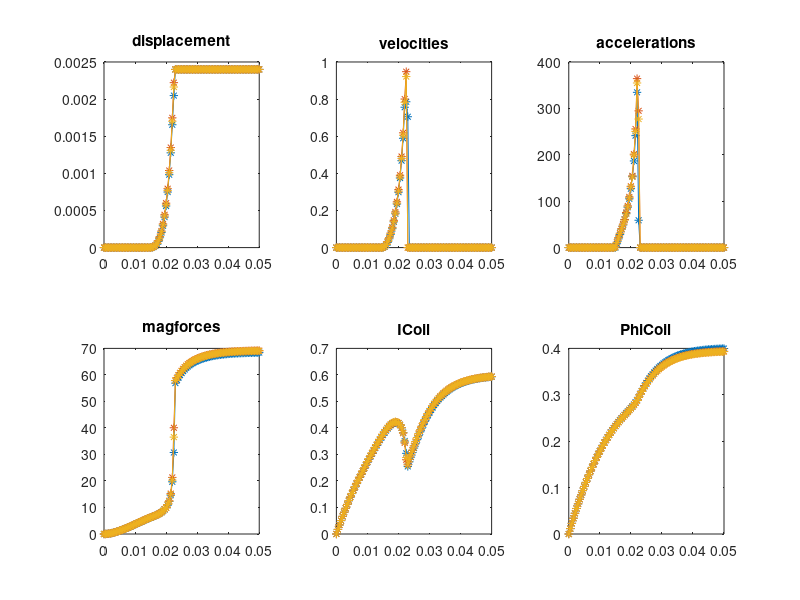

Here is the MATLAB script that generated this plot:
%output by FEEM
%timesteps, displacements, velocities, accelerations, magneticforce, current, flux
resultgmshNR = [
0.00000000e+00,0.00000000e+00,0.00000000e+00,0.00000000e+00,0.00000000e+00,0.00000000e+00,0.00000000e+00,; 
5.00000000e-04,0.00000000e+00,0.00000000e+00,0.00000000e+00,1.56779898e-02,1.73143046e-02,1.16537139e-02,; 
1.00000000e-03,0.00000000e+00,0.00000000e+00,0.00000000e+00,6.09153249e-02,3.41289673e-02,2.29711346e-02,; 
1.50000000e-03,0.00000000e+00,0.00000000e+00,0.00000000e+00,1.33151888e-01,5.04584064e-02,3.39619664e-02,; 
2.00000000e-03,0.00000000e+00,0.00000000e+00,0.00000000e+00,2.29998545e-01,6.63166240e-02,4.46356340e-02,; 
2.50000000e-03,0.00000000e+00,0.00000000e+00,0.00000000e+00,3.49226682e-01,8.17172182e-02,5.50012896e-02,; 
3.00000000e-03,0.00000000e+00,0.00000000e+00,0.00000000e+00,4.88758371e-01,9.66733948e-02,6.50678217e-02,; 
3.50000000e-03,0.00000000e+00,0.00000000e+00,0.00000000e+00,6.46657104e-01,1.11197978e-01,7.48438621e-02,; 
4.00000000e-03,0.00000000e+00,0.00000000e+00,0.00000000e+00,8.21119080e-01,1.25303424e-01,8.43377937e-02,; 
4.50000000e-03,0.00000000e+00,0.00000000e+00,0.00000000e+00,1.01046500e+00,1.39001825e-01,9.35577571e-02,; 
5.00000000e-03,0.00000000e+00,0.00000000e+00,0.00000000e+00,1.21313238e+00,1.52304930e-01,1.02511659e-01,; 
5.50000000e-03,0.00000000e+00,0.00000000e+00,0.00000000e+00,1.42766823e+00,1.65224145e-01,1.11207176e-01,; 
6.00000000e-03,0.00000000e+00,0.00000000e+00,0.00000000e+00,1.65270784e+00,1.77777833e-01,1.19651615e-01,; 
6.50000000e-03,0.00000000e+00,0.00000000e+00,0.00000000e+00,1.88700000e+00,1.89976815e-01,1.27852066e-01,; 
7.00000000e-03,0.00000000e+00,0.00000000e+00,0.00000000e+00,2.12938100e+00,2.01827930e-01,1.35815488e-01,; 
7.50000000e-03,0.00000000e+00,0.00000000e+00,0.00000000e+00,2.37875618e+00,2.13340020e-01,1.43548663e-01,; 
8.00000000e-03,0.00000000e+00,0.00000000e+00,0.00000000e+00,2.63490675e+00,2.24869098e-01,1.51051230e-01,; 
8.50000000e-03,0.00000000e+00,0.00000000e+00,0.00000000e+00,2.89699040e+00,2.36597692e-01,1.58319242e-01,; 
9.00000000e-03,0.00000000e+00,0.00000000e+00,0.00000000e+00,3.16314056e+00,2.48278890e-01,1.65353571e-01,; 
9.50000000e-03,0.00000000e+00,0.00000000e+00,0.00000000e+00,3.43235949e+00,2.59887093e-01,1.72155668e-01,; 
1.00000000e-02,0.00000000e+00,0.00000000e+00,0.00000000e+00,3.70293598e+00,2.71317884e-01,1.78729279e-01,; 
1.05000000e-02,0.00000000e+00,0.00000000e+00,0.00000000e+00,3.97408234e+00,2.82523440e-01,1.85078769e-01,; 
1.10000000e-02,0.00000000e+00,0.00000000e+00,0.00000000e+00,4.24490887e+00,2.93479462e-01,1.91209131e-01,; 
1.15000000e-02,0.00000000e+00,0.00000000e+00,0.00000000e+00,4.51455108e+00,3.04160261e-01,1.97125870e-01,; 
1.20000000e-02,0.00000000e+00,0.00000000e+00,0.00000000e+00,4.78283688e+00,3.14689435e-01,2.02831945e-01,; 
1.25000000e-02,0.00000000e+00,0.00000000e+00,0.00000000e+00,5.04949358e+00,3.25186299e-01,2.08328180e-01,; 
1.30000000e-02,0.00000000e+00,0.00000000e+00,0.00000000e+00,5.31317248e+00,3.35478474e-01,2.13618557e-01,; 
1.35000000e-02,0.00000000e+00,0.00000000e+00,0.00000000e+00,5.57328441e+00,3.45599419e-01,2.18706485e-01,; 
1.40000000e-02,0.00000000e+00,0.00000000e+00,0.00000000e+00,5.82894747e+00,3.55486727e-01,2.23596656e-01,; 
1.45000000e-02,0.00000000e+00,0.00000000e+00,0.00000000e+00,6.07970441e+00,3.65103585e-01,2.28294481e-01,; 
1.50000000e-02,8.30254301e-07,1.66050860e-03,3.32101721e+00,6.32087907e+00,3.74378285e-01,2.32806810e-01,; 
1.55000000e-02,4.99979374e-06,8.33907887e-03,1.33571405e+01,6.56910390e+00,3.83172965e-01,2.37143247e-01,; 
1.60000000e-02,1.50781970e-05,2.01568065e-02,2.36354553e+01,6.82597726e+00,3.91364512e-01,2.41315848e-01,; 
1.65000000e-02,3.37023204e-05,3.72482467e-02,3.41828804e+01,7.09543503e+00,3.98807120e-01,2.45339592e-01,; 
1.70000000e-02,6.36071167e-05,5.98095928e-02,4.51226921e+01,7.37624931e+00,4.05387391e-01,2.49231716e-01,; 
1.75000000e-02,1.07602287e-04,8.79903402e-02,5.63614949e+01,7.70602277e+00,4.10947211e-01,2.53012632e-01,; 
1.80000000e-02,1.68953127e-04,1.22701679e-01,6.94226785e+01,8.05633370e+00,4.15223545e-01,2.56708027e-01,; 
1.85000000e-02,2.51071862e-04,1.64237471e-01,8.30715822e+01,8.46706584e+00,4.17999063e-01,2.60347937e-01,; 
1.90000000e-02,3.57919931e-04,2.13696139e-01,9.89173370e+01,8.95690554e+00,4.18907189e-01,2.63969624e-01,; 
1.95000000e-02,4.94187343e-04,2.72534823e-01,1.17677367e+02,9.60748686e+00,4.17543892e-01,2.67618848e-01,; 
2.00000000e-02,6.66124922e-04,3.43875158e-01,1.42680670e+02,1.04522795e+01,4.13248060e-01,2.71354054e-01,; 
2.05000000e-02,8.81868823e-04,4.31487802e-01,1.75225289e+02,1.16122332e+01,4.04845970e-01,2.75257295e-01,; 
2.10000000e-02,1.15266901e-03,5.41600381e-01,2.20225158e+02,1.35312778e+01,3.90145142e-01,2.79454942e-01,; 
2.15000000e-02,1.49747011e-03,6.89602196e-01,2.96003630e+02,1.71055730e+01,3.64529375e-01,2.84166967e-01,; 
2.20000000e-02,1.95217325e-03,9.09406271e-01,4.39608150e+02,2.66588111e+01,3.15335818e-01,2.89900712e-01,; 
2.25000000e-02,2.40000000e-03,0.00000000e+00,0.00000000e+00,5.66003740e+01,2.51560394e-01,2.97476043e-01,; 
2.30000000e-02,2.40000000e-03,0.00000000e+00,0.00000000e+00,5.77634551e+01,2.69626298e-01,3.03891813e-01,; 
2.35000000e-02,2.40000000e-03,0.00000000e+00,0.00000000e+00,5.87943911e+01,2.87048741e-01,3.09966926e-01,; 
2.40000000e-02,2.40000000e-03,0.00000000e+00,0.00000000e+00,5.97149511e+01,3.04526525e-01,3.15690295e-01,; 
2.45000000e-02,2.40000000e-03,0.00000000e+00,0.00000000e+00,6.05482444e+01,3.21540267e-01,3.21094543e-01,; 
2.50000000e-02,2.40000000e-03,0.00000000e+00,0.00000000e+00,6.13038364e+01,3.37873162e-01,3.26194178e-01,; 
2.55000000e-02,2.40000000e-03,0.00000000e+00,0.00000000e+00,6.19877702e+01,3.53484161e-01,3.31000015e-01,; 
2.60000000e-02,2.40000000e-03,0.00000000e+00,0.00000000e+00,6.26090606e+01,3.68467756e-01,3.35518085e-01,; 
2.65000000e-02,2.40000000e-03,0.00000000e+00,0.00000000e+00,6.31609868e+01,3.82964991e-01,3.39749445e-01,; 
2.70000000e-02,2.40000000e-03,0.00000000e+00,0.00000000e+00,6.36524813e+01,3.96954351e-01,3.43707170e-01,; 
2.75000000e-02,2.40000000e-03,0.00000000e+00,0.00000000e+00,6.40946032e+01,4.10293457e-01,3.47406084e-01,; 
2.80000000e-02,2.40000000e-03,0.00000000e+00,0.00000000e+00,6.44900844e+01,4.23025901e-01,3.50857500e-01,; 
2.85000000e-02,2.40000000e-03,0.00000000e+00,0.00000000e+00,6.48479109e+01,4.35044643e-01,3.54077315e-01,; 
2.90000000e-02,2.40000000e-03,0.00000000e+00,0.00000000e+00,6.51708166e+01,4.46410306e-01,3.57076346e-01,; 
2.95000000e-02,2.40000000e-03,0.00000000e+00,0.00000000e+00,6.54641099e+01,4.57141218e-01,3.59866842e-01,; 
3.00000000e-02,2.40000000e-03,0.00000000e+00,0.00000000e+00,6.57300865e+01,4.67219708e-01,3.62462353e-01,; 
3.05000000e-02,2.40000000e-03,0.00000000e+00,0.00000000e+00,6.59718281e+01,4.76632612e-01,3.64876534e-01,; 
3.10000000e-02,2.40000000e-03,0.00000000e+00,0.00000000e+00,6.61932009e+01,4.85410177e-01,3.67121211e-01,; 
3.15000000e-02,2.40000000e-03,0.00000000e+00,0.00000000e+00,6.63968200e+01,4.93589112e-01,3.69207468e-01,; 
3.20000000e-02,2.40000000e-03,0.00000000e+00,0.00000000e+00,6.65843653e+01,5.01210667e-01,3.71145745e-01,; 
3.25000000e-02,2.40000000e-03,0.00000000e+00,0.00000000e+00,6.67571639e+01,5.08312933e-01,3.72945738e-01,; 
3.30000000e-02,2.40000000e-03,0.00000000e+00,0.00000000e+00,6.69161769e+01,5.14926073e-01,3.74616796e-01,; 
3.35000000e-02,2.40000000e-03,0.00000000e+00,0.00000000e+00,6.70626146e+01,5.21080977e-01,3.76167698e-01,; 
3.40000000e-02,2.40000000e-03,0.00000000e+00,0.00000000e+00,6.71976813e+01,5.26804926e-01,3.77606803e-01,; 
3.45000000e-02,2.40000000e-03,0.00000000e+00,0.00000000e+00,6.73221901e+01,5.32125236e-01,3.78941830e-01,; 
3.50000000e-02,2.40000000e-03,0.00000000e+00,0.00000000e+00,6.74366865e+01,5.37074975e-01,3.80179789e-01,; 
3.55000000e-02,2.40000000e-03,0.00000000e+00,0.00000000e+00,6.75419615e+01,5.41682570e-01,3.81327264e-01,; 
3.60000000e-02,2.40000000e-03,0.00000000e+00,0.00000000e+00,6.76388566e+01,5.45965137e-01,3.82390710e-01,; 
3.65000000e-02,2.40000000e-03,0.00000000e+00,0.00000000e+00,6.77280920e+01,5.49942907e-01,3.83376088e-01,; 
3.70000000e-02,2.40000000e-03,0.00000000e+00,0.00000000e+00,6.78103145e+01,5.53634020e-01,3.84289046e-01,; 
3.75000000e-02,2.40000000e-03,0.00000000e+00,0.00000000e+00,6.78860567e+01,5.57059780e-01,3.85134683e-01,; 
3.80000000e-02,2.40000000e-03,0.00000000e+00,0.00000000e+00,6.79552616e+01,5.60238602e-01,3.85917849e-01,; 
3.85000000e-02,2.40000000e-03,0.00000000e+00,0.00000000e+00,6.80190960e+01,5.63186223e-01,3.86643082e-01,; 
3.90000000e-02,2.40000000e-03,0.00000000e+00,0.00000000e+00,6.80779263e+01,5.65919134e-01,3.87314569e-01,; 
3.95000000e-02,2.40000000e-03,0.00000000e+00,0.00000000e+00,6.81320461e+01,5.68452895e-01,3.87936227e-01,; 
4.00000000e-02,2.40000000e-03,0.00000000e+00,0.00000000e+00,6.81820159e+01,5.70801986e-01,3.88511639e-01,; 
4.05000000e-02,2.40000000e-03,0.00000000e+00,0.00000000e+00,6.82281428e+01,5.72978399e-01,3.89044232e-01,; 
4.10000000e-02,2.40000000e-03,0.00000000e+00,0.00000000e+00,6.82707077e+01,5.74994212e-01,3.89537148e-01,; 
4.15000000e-02,2.40000000e-03,0.00000000e+00,0.00000000e+00,6.83099171e+01,5.76861742e-01,3.89993296e-01,; 
4.20000000e-02,2.40000000e-03,0.00000000e+00,0.00000000e+00,6.83459973e+01,5.78591377e-01,3.90415380e-01,; 
4.25000000e-02,2.40000000e-03,0.00000000e+00,0.00000000e+00,6.83792934e+01,5.80193151e-01,3.90805904e-01,; 
4.30000000e-02,2.40000000e-03,0.00000000e+00,0.00000000e+00,6.84100234e+01,5.81676689e-01,3.91167205e-01,; 
4.35000000e-02,2.40000000e-03,0.00000000e+00,0.00000000e+00,6.84384092e+01,5.83049623e-01,3.91501466e-01,; 
4.40000000e-02,2.40000000e-03,0.00000000e+00,0.00000000e+00,6.84646276e+01,5.84320180e-01,3.91810697e-01,; 
4.45000000e-02,2.40000000e-03,0.00000000e+00,0.00000000e+00,6.84888192e+01,5.85496381e-01,3.92096741e-01,; 
4.50000000e-02,2.40000000e-03,0.00000000e+00,0.00000000e+00,6.85111692e+01,5.86584925e-01,3.92361335e-01,; 
4.55000000e-02,2.40000000e-03,0.00000000e+00,0.00000000e+00,6.85318206e+01,5.87592107e-01,3.92606079e-01,; 
4.60000000e-02,2.40000000e-03,0.00000000e+00,0.00000000e+00,6.85508762e+01,5.88523981e-01,3.92832455e-01,; 
4.65000000e-02,2.40000000e-03,0.00000000e+00,0.00000000e+00,6.85684846e+01,5.89386210e-01,3.93041828e-01,; 
4.70000000e-02,2.40000000e-03,0.00000000e+00,0.00000000e+00,6.85847653e+01,5.90184114e-01,3.93235468e-01,; 
4.75000000e-02,2.40000000e-03,0.00000000e+00,0.00000000e+00,6.85998125e+01,5.90922199e-01,3.93414556e-01,; 
4.80000000e-02,2.40000000e-03,0.00000000e+00,0.00000000e+00,6.86137074e+01,5.91605045e-01,3.93580178e-01,; 
4.85000000e-02,2.40000000e-03,0.00000000e+00,0.00000000e+00,6.86265482e+01,5.92236705e-01,3.93733344e-01,; 
4.90000000e-02,2.40000000e-03,0.00000000e+00,0.00000000e+00,6.86384176e+01,5.92820914e-01,3.93874989e-01,; 
4.95000000e-02,2.40000000e-03,0.00000000e+00,0.00000000e+00,6.86493855e+01,5.93361249e-01,3.94005978e-01,; 
5.00000000e-02,2.40000000e-03,0.00000000e+00,0.00000000e+00,6.86595138e+01,5.93861046e-01,3.94127108e-01,; 
];

resultcomsolNR = [
0.00000000e+00,0.00000000e+00,0.00000000e+00,0.00000000e+00,0.00000000e+00,0.00000000e+00,0.00000000e+00,; 
5.00000000e-04,0.00000000e+00,0.00000000e+00,0.00000000e+00,1.56036998e-02,1.73812704e-02,1.16523746e-02,; 
1.00000000e-03,0.00000000e+00,0.00000000e+00,0.00000000e+00,6.06198128e-02,3.42590266e-02,2.29671941e-02,; 
1.50000000e-03,0.00000000e+00,0.00000000e+00,0.00000000e+00,1.32491087e-01,5.06478546e-02,3.39542370e-02,; 
2.00000000e-03,0.00000000e+00,0.00000000e+00,0.00000000e+00,2.28831714e-01,6.65619183e-02,4.46229986e-02,; 
2.50000000e-03,0.00000000e+00,0.00000000e+00,0.00000000e+00,3.47416806e-01,8.20149709e-02,5.49826992e-02,; 
3.00000000e-03,0.00000000e+00,0.00000000e+00,0.00000000e+00,4.86172492e-01,9.70203673e-02,6.50422918e-02,; 
3.50000000e-03,0.00000000e+00,0.00000000e+00,0.00000000e+00,6.43166597e-01,1.11591076e-01,7.48104703e-02,; 
4.00000000e-03,0.00000000e+00,0.00000000e+00,0.00000000e+00,8.16599881e-01,1.25739688e-01,8.42956766e-02,; 
4.50000000e-03,0.00000000e+00,0.00000000e+00,0.00000000e+00,1.00479779e+00,1.39478433e-01,9.35061079e-02,; 
5.00000000e-03,0.00000000e+00,0.00000000e+00,0.00000000e+00,1.20620271e+00,1.52819183e-01,1.02449724e-01,; 
5.50000000e-03,0.00000000e+00,0.00000000e+00,0.00000000e+00,1.41935857e+00,1.65776623e-01,1.11134191e-01,; 
6.00000000e-03,0.00000000e+00,0.00000000e+00,0.00000000e+00,1.64291540e+00,1.78362324e-01,1.19566942e-01,; 
6.50000000e-03,0.00000000e+00,0.00000000e+00,0.00000000e+00,1.87562042e+00,1.90587337e-01,1.27755189e-01,; 
7.00000000e-03,0.00000000e+00,0.00000000e+00,0.00000000e+00,2.11631518e+00,2.02459868e-01,1.35705985e-01,; 
7.50000000e-03,0.00000000e+00,0.00000000e+00,0.00000000e+00,2.36393446e+00,2.13994881e-01,1.43426067e-01,; 
8.00000000e-03,0.00000000e+00,0.00000000e+00,0.00000000e+00,2.61823642e+00,2.25544885e-01,1.50915121e-01,; 
8.50000000e-03,0.00000000e+00,0.00000000e+00,0.00000000e+00,2.87842254e+00,2.37299420e-01,1.58169099e-01,; 
9.00000000e-03,0.00000000e+00,0.00000000e+00,0.00000000e+00,3.14259401e+00,2.49009288e-01,1.65188818e-01,; 
9.50000000e-03,0.00000000e+00,0.00000000e+00,0.00000000e+00,3.40979042e+00,2.60638624e-01,1.71975883e-01,; 
1.00000000e-02,0.00000000e+00,0.00000000e+00,0.00000000e+00,3.67832351e+00,2.72086613e-01,1.78534120e-01,; 
1.05000000e-02,0.00000000e+00,0.00000000e+00,0.00000000e+00,3.94736750e+00,2.83305275e-01,1.84867973e-01,; 
1.10000000e-02,0.00000000e+00,0.00000000e+00,0.00000000e+00,4.21604500e+00,2.94274795e-01,1.90982429e-01,; 
1.15000000e-02,0.00000000e+00,0.00000000e+00,0.00000000e+00,4.48354730e+00,3.04958758e-01,1.96883199e-01,; 
1.20000000e-02,0.00000000e+00,0.00000000e+00,0.00000000e+00,4.74962292e+00,3.15479410e-01,2.02573483e-01,; 
1.25000000e-02,0.00000000e+00,0.00000000e+00,0.00000000e+00,5.01404577e+00,3.25980499e-01,2.08053832e-01,; 
1.30000000e-02,0.00000000e+00,0.00000000e+00,0.00000000e+00,5.27556317e+00,3.36277552e-01,2.13328229e-01,; 
1.35000000e-02,0.00000000e+00,0.00000000e+00,0.00000000e+00,5.53345472e+00,3.46391613e-01,2.18400313e-01,; 
1.40000000e-02,0.00000000e+00,0.00000000e+00,0.00000000e+00,5.78696126e+00,3.56288058e-01,2.23274458e-01,; 
1.45000000e-02,0.00000000e+00,0.00000000e+00,0.00000000e+00,6.03557366e+00,3.65908675e-01,2.27956182e-01,; 
1.50000000e-02,3.70558913e-07,7.41117825e-04,1.48223565e+00,6.27955840e+00,3.75196156e-01,2.32452158e-01,; 
1.55000000e-02,3.65175399e-06,6.56239015e-03,1.16425447e+01,6.51745911e+00,3.84020743e-01,2.36771644e-01,; 
1.60000000e-02,1.23090504e-05,1.73145928e-02,2.15044054e+01,6.75248418e+00,3.92279916e-01,2.40925939e-01,; 
1.65000000e-02,2.87572043e-05,3.28963078e-02,3.11634300e+01,6.99058493e+00,3.99845322e-01,2.44928918e-01,; 
1.70000000e-02,5.54129335e-05,5.33114583e-02,4.08303010e+01,7.23958653e+00,4.06647385e-01,2.48795842e-01,; 
1.75000000e-02,9.47670995e-05,7.87083320e-02,5.07937474e+01,7.49286725e+00,4.12453970e-01,2.52546623e-01,; 
1.80000000e-02,1.49306116e-04,1.09078032e-01,6.07394003e+01,7.87120642e+00,4.17173081e-01,2.56203017e-01,; 
1.85000000e-02,2.22760466e-04,1.46908700e-01,7.56613364e+01,8.23954446e+00,4.20436449e-01,2.59794168e-01,; 
1.90000000e-02,3.18683433e-04,1.91845934e-01,8.98744663e+01,8.73892372e+00,4.22095400e-01,2.63352183e-01,; 
1.95000000e-02,4.41906571e-04,2.46446276e-01,1.09200685e+02,9.33473914e+00,4.21656424e-01,2.66919155e-01,; 
2.00000000e-02,5.98160585e-04,3.12508029e-01,1.32123506e+02,9.93345982e+00,4.18722293e-01,2.70544800e-01,; 
2.05000000e-02,7.93078928e-04,3.89836685e-01,1.54657313e+02,1.11256911e+01,4.12158879e-01,2.74301726e-01,; 
2.10000000e-02,1.03832819e-03,4.90498521e-01,2.01323671e+02,1.25205560e+01,4.00556734e-01,2.78290905e-01,; 
2.15000000e-02,1.34749142e-03,6.18326461e-01,2.55655880e+02,1.52390818e+01,3.80426831e-01,2.82683661e-01,; 
2.20000000e-02,1.74769307e-03,8.00403294e-01,3.64153665e+02,2.13405050e+01,3.43636924e-01,2.87821488e-01,; 
2.25000000e-02,2.22157022e-03,9.47754309e-01,2.94702031e+02,4.00707006e+01,2.80134048e-01,2.94447144e-01,; 
2.30000000e-02,2.40000000e-03,0.00000000e+00,0.00000000e+00,5.78493245e+01,2.63166446e-01,3.01358268e-01,; 
2.35000000e-02,2.40000000e-03,0.00000000e+00,0.00000000e+00,5.89227863e+01,2.81033001e-01,3.07544490e-01,; 
2.40000000e-02,2.40000000e-03,0.00000000e+00,0.00000000e+00,5.98885948e+01,2.98503188e-01,3.13391133e-01,; 
2.45000000e-02,2.40000000e-03,0.00000000e+00,0.00000000e+00,6.07603722e+01,3.15616977e-01,3.18911029e-01,; 
2.50000000e-02,2.40000000e-03,0.00000000e+00,0.00000000e+00,6.15491257e+01,3.32144902e-01,3.24119511e-01,; 
2.55000000e-02,2.40000000e-03,0.00000000e+00,0.00000000e+00,6.22596337e+01,3.48040016e-01,3.29026369e-01,; 
2.60000000e-02,2.40000000e-03,0.00000000e+00,0.00000000e+00,6.28983857e+01,3.63367808e-01,3.33634265e-01,; 
2.65000000e-02,2.40000000e-03,0.00000000e+00,0.00000000e+00,6.34733815e+01,3.78249192e-01,3.37952958e-01,; 
2.70000000e-02,2.40000000e-03,0.00000000e+00,0.00000000e+00,6.39862055e+01,3.92454538e-01,3.41998247e-01,; 
2.75000000e-02,2.40000000e-03,0.00000000e+00,0.00000000e+00,6.44443752e+01,4.05971153e-01,3.45783607e-01,; 
2.80000000e-02,2.40000000e-03,0.00000000e+00,0.00000000e+00,6.48597634e+01,4.18811166e-01,3.49321087e-01,; 
2.85000000e-02,2.40000000e-03,0.00000000e+00,0.00000000e+00,6.52346637e+01,4.31013963e-01,3.52620816e-01,; 
2.90000000e-02,2.40000000e-03,0.00000000e+00,0.00000000e+00,6.55710779e+01,4.42542745e-01,3.55697099e-01,; 
2.95000000e-02,2.40000000e-03,0.00000000e+00,0.00000000e+00,6.58759009e+01,4.53450209e-01,3.58561226e-01,; 
3.00000000e-02,2.40000000e-03,0.00000000e+00,0.00000000e+00,6.61524758e+01,4.63680545e-01,3.61227948e-01,; 
3.05000000e-02,2.40000000e-03,0.00000000e+00,0.00000000e+00,6.64051086e+01,4.73281762e-01,3.63708144e-01,; 
3.10000000e-02,2.40000000e-03,0.00000000e+00,0.00000000e+00,6.66368009e+01,4.82259858e-01,3.66014726e-01,; 
3.15000000e-02,2.40000000e-03,0.00000000e+00,0.00000000e+00,6.68488488e+01,4.90639054e-01,3.68158691e-01,; 
3.20000000e-02,2.40000000e-03,0.00000000e+00,0.00000000e+00,6.70433246e+01,4.98454934e-01,3.70150893e-01,; 
3.25000000e-02,2.40000000e-03,0.00000000e+00,0.00000000e+00,6.72213102e+01,5.05733514e-01,3.72001603e-01,; 
3.30000000e-02,2.40000000e-03,0.00000000e+00,0.00000000e+00,6.73842860e+01,5.12519950e-01,3.73719685e-01,; 
3.35000000e-02,2.40000000e-03,0.00000000e+00,0.00000000e+00,6.75332429e+01,5.18865443e-01,3.75313182e-01,; 
3.40000000e-02,2.40000000e-03,0.00000000e+00,0.00000000e+00,6.76704050e+01,5.24782685e-01,3.76790835e-01,; 
3.45000000e-02,2.40000000e-03,0.00000000e+00,0.00000000e+00,6.77965468e+01,5.30288382e-01,3.78160878e-01,; 
3.50000000e-02,2.40000000e-03,0.00000000e+00,0.00000000e+00,6.79125223e+01,5.35403242e-01,3.79430816e-01,; 
3.55000000e-02,2.40000000e-03,0.00000000e+00,0.00000000e+00,6.80194359e+01,5.40154417e-01,3.80607785e-01,; 
3.60000000e-02,2.40000000e-03,0.00000000e+00,0.00000000e+00,6.81177753e+01,5.44565329e-01,3.81698334e-01,; 
3.65000000e-02,2.40000000e-03,0.00000000e+00,0.00000000e+00,6.82077830e+01,5.48661703e-01,3.82708476e-01,; 
3.70000000e-02,2.40000000e-03,0.00000000e+00,0.00000000e+00,6.82903119e+01,5.52464288e-01,3.83644034e-01,; 
3.75000000e-02,2.40000000e-03,0.00000000e+00,0.00000000e+00,6.83664046e+01,5.55991809e-01,3.84510338e-01,; 
3.80000000e-02,2.40000000e-03,0.00000000e+00,0.00000000e+00,6.84365029e+01,5.59262733e-01,3.85312421e-01,; 
3.85000000e-02,2.40000000e-03,0.00000000e+00,0.00000000e+00,6.85011392e+01,5.62293077e-01,3.86055019e-01,; 
3.90000000e-02,2.40000000e-03,0.00000000e+00,0.00000000e+00,6.85606823e+01,5.65099960e-01,3.86742504e-01,; 
3.95000000e-02,2.40000000e-03,0.00000000e+00,0.00000000e+00,6.86156159e+01,5.67700593e-01,3.87378863e-01,; 
4.00000000e-02,2.40000000e-03,0.00000000e+00,0.00000000e+00,6.86662809e+01,5.70108763e-01,3.87967886e-01,; 
4.05000000e-02,2.40000000e-03,0.00000000e+00,0.00000000e+00,6.87129961e+01,5.72339198e-01,3.88513042e-01,; 
4.10000000e-02,2.40000000e-03,0.00000000e+00,0.00000000e+00,6.87560615e+01,5.74404515e-01,3.89017559e-01,; 
4.15000000e-02,2.40000000e-03,0.00000000e+00,0.00000000e+00,6.87956944e+01,5.76317401e-01,3.89484414e-01,; 
4.20000000e-02,2.40000000e-03,0.00000000e+00,0.00000000e+00,6.88321980e+01,5.78090071e-01,3.89916348e-01,; 
4.25000000e-02,2.40000000e-03,0.00000000e+00,0.00000000e+00,6.88659112e+01,5.79731425e-01,3.90315954e-01,; 
4.30000000e-02,2.40000000e-03,0.00000000e+00,0.00000000e+00,6.88970661e+01,5.81250877e-01,3.90685634e-01,; 
4.35000000e-02,2.40000000e-03,0.00000000e+00,0.00000000e+00,6.89258561e+01,5.82657258e-01,3.91027617e-01,; 
4.40000000e-02,2.40000000e-03,0.00000000e+00,0.00000000e+00,6.89524723e+01,5.83958398e-01,3.91343973e-01,; 
4.45000000e-02,2.40000000e-03,0.00000000e+00,0.00000000e+00,6.89770523e+01,5.85162542e-01,3.91636603e-01,; 
4.50000000e-02,2.40000000e-03,0.00000000e+00,0.00000000e+00,6.89997330e+01,5.86276776e-01,3.91907274e-01,; 
4.55000000e-02,2.40000000e-03,0.00000000e+00,0.00000000e+00,6.90206729e+01,5.87307804e-01,3.92157623e-01,; 
4.60000000e-02,2.40000000e-03,0.00000000e+00,0.00000000e+00,6.90400016e+01,5.88261714e-01,3.92389171e-01,; 
4.65000000e-02,2.40000000e-03,0.00000000e+00,0.00000000e+00,6.90578685e+01,5.89144565e-01,3.92603307e-01,; 
4.70000000e-02,2.40000000e-03,0.00000000e+00,0.00000000e+00,6.90743785e+01,5.89961231e-01,3.92801344e-01,; 
4.75000000e-02,2.40000000e-03,0.00000000e+00,0.00000000e+00,6.90896265e+01,5.90716579e-01,3.92984491e-01,; 
4.80000000e-02,2.40000000e-03,0.00000000e+00,0.00000000e+00,6.91037244e+01,5.91415160e-01,3.93153864e-01,; 
4.85000000e-02,2.40000000e-03,0.00000000e+00,0.00000000e+00,6.91167480e+01,5.92061327e-01,3.93310495e-01,; 
4.90000000e-02,2.40000000e-03,0.00000000e+00,0.00000000e+00,6.91287852e+01,5.92659104e-01,3.93455334e-01,; 
4.95000000e-02,2.40000000e-03,0.00000000e+00,0.00000000e+00,6.91399094e+01,5.93212200e-01,3.93589257e-01,; 
5.00000000e-02,2.40000000e-03,0.00000000e+00,0.00000000e+00,6.91501840e+01,5.93723898e-01,3.93713087e-01,; 
];

resultcomsolNDDR = [
0.00000000e+00,0.00000000e+00,0.00000000e+00,0.00000000e+00,0.00000000e+00,0.00000000e+00,0.00000000e+00,; 
5.00000000e-04,0.00000000e+00,0.00000000e+00,0.00000000e+00,1.55702553e-02,1.74484943e-02,1.16506220e-02,; 
1.00000000e-03,0.00000000e+00,0.00000000e+00,0.00000000e+00,6.05291031e-02,3.42928174e-02,2.29711664e-02,; 
1.50000000e-03,0.00000000e+00,0.00000000e+00,0.00000000e+00,1.32414060e-01,5.07884702e-02,3.39727575e-02,; 
2.00000000e-03,0.00000000e+00,0.00000000e+00,0.00000000e+00,2.28781310e-01,6.67811266e-02,4.46554440e-02,; 
2.50000000e-03,0.00000000e+00,0.00000000e+00,0.00000000e+00,3.47438820e-01,8.23349129e-02,5.50302037e-02,; 
3.00000000e-03,0.00000000e+00,0.00000000e+00,0.00000000e+00,4.86447661e-01,9.71609058e-02,6.51167946e-02,; 
3.50000000e-03,0.00000000e+00,0.00000000e+00,0.00000000e+00,6.43898994e-01,1.12114991e-01,7.49152309e-02,; 
4.00000000e-03,0.00000000e+00,0.00000000e+00,0.00000000e+00,8.17578281e-01,1.26110523e-01,8.44187634e-02,; 
4.50000000e-03,0.00000000e+00,0.00000000e+00,0.00000000e+00,1.00528331e+00,1.40219779e-01,9.36103259e-02,; 
5.00000000e-03,0.00000000e+00,0.00000000e+00,0.00000000e+00,1.20711410e+00,1.53082883e-01,1.02582236e-01,; 
5.50000000e-03,0.00000000e+00,0.00000000e+00,0.00000000e+00,1.41966150e+00,1.66650274e-01,1.11243786e-01,; 
6.00000000e-03,0.00000000e+00,0.00000000e+00,0.00000000e+00,1.64385884e+00,1.78636506e-01,1.19711815e-01,; 
6.50000000e-03,0.00000000e+00,0.00000000e+00,0.00000000e+00,1.87573850e+00,1.91603067e-01,1.27872032e-01,; 
7.00000000e-03,0.00000000e+00,0.00000000e+00,0.00000000e+00,2.11771656e+00,2.02623578e-01,1.35876279e-01,; 
7.50000000e-03,0.00000000e+00,0.00000000e+00,0.00000000e+00,2.36440592e+00,2.15125591e-01,1.43566935e-01,; 
8.00000000e-03,0.00000000e+00,0.00000000e+00,0.00000000e+00,2.61739481e+00,2.26727112e-01,1.51021587e-01,; 
8.50000000e-03,0.00000000e+00,0.00000000e+00,0.00000000e+00,2.87814843e+00,2.38078610e-01,1.58294471e-01,; 
9.00000000e-03,0.00000000e+00,0.00000000e+00,0.00000000e+00,3.14121610e+00,2.50150737e-01,1.65291881e-01,; 
9.50000000e-03,0.00000000e+00,0.00000000e+00,0.00000000e+00,3.40718090e+00,2.61785364e-01,1.72056340e-01,; 
1.00000000e-02,0.00000000e+00,0.00000000e+00,0.00000000e+00,3.67439251e+00,2.73236346e-01,1.78591673e-01,; 
1.05000000e-02,0.00000000e+00,0.00000000e+00,0.00000000e+00,3.94208848e+00,2.84450641e-01,1.84902483e-01,; 
1.10000000e-02,0.00000000e+00,0.00000000e+00,0.00000000e+00,4.20931784e+00,2.95423581e-01,1.90994014e-01,; 
1.15000000e-02,0.00000000e+00,0.00000000e+00,0.00000000e+00,4.47538712e+00,3.06091641e-01,1.96872109e-01,; 
1.20000000e-02,0.00000000e+00,0.00000000e+00,0.00000000e+00,4.73992504e+00,3.16593782e-01,2.02540104e-01,; 
1.25000000e-02,0.00000000e+00,0.00000000e+00,0.00000000e+00,5.00285598e+00,3.27080565e-01,2.07998425e-01,; 
1.30000000e-02,0.00000000e+00,0.00000000e+00,0.00000000e+00,5.26268820e+00,3.37379391e-01,2.13250861e-01,; 
1.35000000e-02,0.00000000e+00,0.00000000e+00,0.00000000e+00,5.51894288e+00,3.47483319e-01,2.18301200e-01,; 
1.40000000e-02,0.00000000e+00,0.00000000e+00,0.00000000e+00,5.77086979e+00,3.57349365e-01,2.23154044e-01,; 
1.45000000e-02,0.00000000e+00,0.00000000e+00,0.00000000e+00,6.01783132e+00,3.66951119e-01,2.27815020e-01,; 
1.50000000e-02,1.85742870e-07,3.71485740e-04,7.42971480e-01,6.26022704e+00,3.76234841e-01,2.32290114e-01,; 
1.55000000e-02,3.08146696e-06,5.79144818e-03,1.08399249e+01,6.49355101e+00,3.85062162e-01,2.36588750e-01,; 
1.60000000e-02,1.11064513e-05,1.60499688e-02,2.05170411e+01,6.72811746e+00,3.93334499e-01,2.40721904e-01,; 
1.65000000e-02,2.66731159e-05,3.11333292e-02,3.01667209e+01,6.96277725e+00,4.00915759e-01,2.44703527e-01,; 
1.70000000e-02,5.21657381e-05,5.09852443e-02,3.97038302e+01,7.20296251e+00,4.07760106e-01,2.48548193e-01,; 
1.75000000e-02,8.99878328e-05,7.56441895e-02,4.93178903e+01,7.45201799e+00,4.13632243e-01,2.52275609e-01,; 
1.80000000e-02,1.42587715e-04,1.05199764e-01,5.91111499e+01,7.79323332e+00,4.18397458e-01,2.55907630e-01,; 
1.85000000e-02,2.13316648e-04,1.41457866e-01,7.25162036e+01,8.18569402e+00,4.21916269e-01,2.59469134e-01,; 
1.90000000e-02,3.05989714e-04,1.85346131e-01,8.77765305e+01,8.68880282e+00,4.23725589e-01,2.62994487e-01,; 
1.95000000e-02,4.25489862e-04,2.39000297e-01,1.07308332e+02,9.29685439e+00,4.21545045e-01,2.66660996e-01,; 
2.00000000e-02,5.77689632e-04,3.04399538e-01,1.30798482e+02,9.86960675e+00,4.18672618e-01,2.70369096e-01,; 
2.05000000e-02,7.67967621e-04,3.80555980e-01,1.52312882e+02,1.10704042e+01,4.11981536e-01,2.74129608e-01,; 
2.10000000e-02,1.00809757e-03,4.80259891e-01,1.99407822e+02,1.23849443e+01,4.00934732e-01,2.78113740e-01,; 
2.15000000e-02,1.31084557e-03,6.05496000e-01,2.50472219e+02,1.49997435e+01,3.81868840e-01,2.82478522e-01,; 
2.20000000e-02,1.70228035e-03,7.82869562e-01,3.54747123e+02,2.03092632e+01,3.47194032e-01,2.87543105e-01,; 
2.25000000e-02,2.16297320e-03,9.21385707e-01,2.77032290e+02,3.65427986e+01,2.88242389e-01,2.93935018e-01,; 
2.30000000e-02,2.40000000e-03,0.00000000e+00,0.00000000e+00,5.78701134e+01,2.60137470e-01,3.01047507e-01,; 
2.35000000e-02,2.40000000e-03,0.00000000e+00,0.00000000e+00,5.87871973e+01,2.81988108e-01,3.07155523e-01,; 
2.40000000e-02,2.40000000e-03,0.00000000e+00,0.00000000e+00,5.97575077e+01,2.99345841e-01,3.12989720e-01,; 
2.45000000e-02,2.40000000e-03,0.00000000e+00,0.00000000e+00,6.06352041e+01,3.16391587e-01,3.18498598e-01,; 
2.50000000e-02,2.40000000e-03,0.00000000e+00,0.00000000e+00,6.14277191e+01,3.32872023e-01,3.23697369e-01,; 
2.55000000e-02,2.40000000e-03,0.00000000e+00,0.00000000e+00,6.21431908e+01,3.48720133e-01,3.28597026e-01,; 
2.60000000e-02,2.40000000e-03,0.00000000e+00,0.00000000e+00,6.27849569e+01,3.63987777e-01,3.33195783e-01,; 
2.65000000e-02,2.40000000e-03,0.00000000e+00,0.00000000e+00,6.33616680e+01,3.78822232e-01,3.37503633e-01,; 
2.70000000e-02,2.40000000e-03,0.00000000e+00,0.00000000e+00,6.38783034e+01,3.92975794e-01,3.41539560e-01,; 
2.75000000e-02,2.40000000e-03,0.00000000e+00,0.00000000e+00,6.43389186e+01,4.06451950e-01,3.45315902e-01,; 
2.80000000e-02,2.40000000e-03,0.00000000e+00,0.00000000e+00,6.47569171e+01,4.19245842e-01,3.48844816e-01,; 
2.85000000e-02,2.40000000e-03,0.00000000e+00,0.00000000e+00,6.51339229e+01,4.31398817e-01,3.52136453e-01,; 
2.90000000e-02,2.40000000e-03,0.00000000e+00,0.00000000e+00,6.54725580e+01,4.42900207e-01,3.55203403e-01,; 
2.95000000e-02,2.40000000e-03,0.00000000e+00,0.00000000e+00,6.57793784e+01,4.53761901e-01,3.58062231e-01,; 
3.00000000e-02,2.40000000e-03,0.00000000e+00,0.00000000e+00,6.60570293e+01,4.63975528e-01,3.60722839e-01,; 
3.05000000e-02,2.40000000e-03,0.00000000e+00,0.00000000e+00,6.63101266e+01,4.73546417e-01,3.63199087e-01,; 
3.10000000e-02,2.40000000e-03,0.00000000e+00,0.00000000e+00,6.65425129e+01,4.82530477e-01,3.65496469e-01,; 
3.15000000e-02,2.40000000e-03,0.00000000e+00,0.00000000e+00,6.67552756e+01,4.90867194e-01,3.67637867e-01,; 
3.20000000e-02,2.40000000e-03,0.00000000e+00,0.00000000e+00,6.69502655e+01,4.98665947e-01,3.69624666e-01,; 
3.25000000e-02,2.40000000e-03,0.00000000e+00,0.00000000e+00,6.71288631e+01,5.05938201e-01,3.71470326e-01,; 
3.30000000e-02,2.40000000e-03,0.00000000e+00,0.00000000e+00,6.72933760e+01,5.12696094e-01,3.73184824e-01,; 
3.35000000e-02,2.40000000e-03,0.00000000e+00,0.00000000e+00,6.74422811e+01,5.19018741e-01,3.74774629e-01,; 
3.40000000e-02,2.40000000e-03,0.00000000e+00,0.00000000e+00,6.75796035e+01,5.24915871e-01,3.76248218e-01,; 
3.45000000e-02,2.40000000e-03,0.00000000e+00,0.00000000e+00,6.77062912e+01,5.30413665e-01,3.77616237e-01,; 
3.50000000e-02,2.40000000e-03,0.00000000e+00,0.00000000e+00,6.78225930e+01,5.35517276e-01,3.78884055e-01,; 
3.55000000e-02,2.40000000e-03,0.00000000e+00,0.00000000e+00,6.79294654e+01,5.40266280e-01,3.80058641e-01,; 
3.60000000e-02,2.40000000e-03,0.00000000e+00,0.00000000e+00,6.80282109e+01,5.44659853e-01,3.81147990e-01,; 
3.65000000e-02,2.40000000e-03,0.00000000e+00,0.00000000e+00,6.81187669e+01,5.48749952e-01,3.82155633e-01,; 
3.70000000e-02,2.40000000e-03,0.00000000e+00,0.00000000e+00,6.82015220e+01,5.52551560e-01,3.83087495e-01,; 
3.75000000e-02,2.40000000e-03,0.00000000e+00,0.00000000e+00,6.82776430e+01,5.56060410e-01,3.83951810e-01,; 
3.80000000e-02,2.40000000e-03,0.00000000e+00,0.00000000e+00,6.83483166e+01,5.59324081e-01,3.84752542e-01,; 
3.85000000e-02,2.40000000e-03,0.00000000e+00,0.00000000e+00,6.84135652e+01,5.62355825e-01,3.85494007e-01,; 
3.90000000e-02,2.40000000e-03,0.00000000e+00,0.00000000e+00,6.84726779e+01,5.65158653e-01,3.86178430e-01,; 
3.95000000e-02,2.40000000e-03,0.00000000e+00,0.00000000e+00,6.85279555e+01,5.67746150e-01,3.86814556e-01,; 
4.00000000e-02,2.40000000e-03,0.00000000e+00,0.00000000e+00,6.85785315e+01,5.70154887e-01,3.87401327e-01,; 
4.05000000e-02,2.40000000e-03,0.00000000e+00,0.00000000e+00,6.86251893e+01,5.72382058e-01,3.87945762e-01,; 
4.10000000e-02,2.40000000e-03,0.00000000e+00,0.00000000e+00,6.86690251e+01,5.74445875e-01,3.88449628e-01,; 
4.15000000e-02,2.40000000e-03,0.00000000e+00,0.00000000e+00,6.87084681e+01,5.76355257e-01,3.88915255e-01,; 
4.20000000e-02,2.40000000e-03,0.00000000e+00,0.00000000e+00,6.87452944e+01,5.78128295e-01,3.89345486e-01,; 
4.25000000e-02,2.40000000e-03,0.00000000e+00,0.00000000e+00,6.87791297e+01,5.79761106e-01,3.89744343e-01,; 
4.30000000e-02,2.40000000e-03,0.00000000e+00,0.00000000e+00,6.88100736e+01,5.81277025e-01,3.90113153e-01,; 
4.35000000e-02,2.40000000e-03,0.00000000e+00,0.00000000e+00,6.88388758e+01,5.82678580e-01,3.90452105e-01,; 
4.40000000e-02,2.40000000e-03,0.00000000e+00,0.00000000e+00,6.88656556e+01,5.83967637e-01,3.90768112e-01,; 
4.45000000e-02,2.40000000e-03,0.00000000e+00,0.00000000e+00,6.88898743e+01,5.85180240e-01,3.91059942e-01,; 
4.50000000e-02,2.40000000e-03,0.00000000e+00,0.00000000e+00,6.89128593e+01,5.86288075e-01,3.91329356e-01,; 
4.55000000e-02,2.40000000e-03,0.00000000e+00,0.00000000e+00,6.89338604e+01,5.87311212e-01,3.91579934e-01,; 
4.60000000e-02,2.40000000e-03,0.00000000e+00,0.00000000e+00,6.89531430e+01,5.88265126e-01,3.91810156e-01,; 
4.65000000e-02,2.40000000e-03,0.00000000e+00,0.00000000e+00,6.89712178e+01,5.89142535e-01,3.92024336e-01,; 
4.70000000e-02,2.40000000e-03,0.00000000e+00,0.00000000e+00,6.89876576e+01,5.89961462e-01,3.92221007e-01,; 
4.75000000e-02,2.40000000e-03,0.00000000e+00,0.00000000e+00,6.90024646e+01,5.90715174e-01,3.92404032e-01,; 
4.80000000e-02,2.40000000e-03,0.00000000e+00,0.00000000e+00,6.90171159e+01,5.91417273e-01,3.92572026e-01,; 
4.85000000e-02,2.40000000e-03,0.00000000e+00,0.00000000e+00,6.90297482e+01,5.92053481e-01,3.92727885e-01,; 
4.90000000e-02,2.40000000e-03,0.00000000e+00,0.00000000e+00,6.90423696e+01,5.92647172e-01,3.92872989e-01,; 
4.95000000e-02,2.40000000e-03,0.00000000e+00,0.00000000e+00,6.90531343e+01,5.93202706e-01,3.93007783e-01,; 
5.00000000e-02,2.40000000e-03,0.00000000e+00,0.00000000e+00,6.90636824e+01,5.93717928e-01,3.93131041e-01,; 
];

resultflux = [0	0	0	0	0	0	0
5.00E-04	0	0	0	0.015362408	0.017320711	0.011653586
0.001	0	0	0	0.059688517	0.034141409	0.022970758
0.0015	0	0	0	0.130468868	0.050476531	0.033961227
0.002	0	0	0	0.225361664	0.066340092	0.044634425
0.0025	0	0	0	0.342182508	0.081745707	0.054999511
0.003	0	0	0	0.478894753	0.096706595	0.065065379
0.0035	0	0	0	0.633600412	0.111235594	0.074840667
0.004	0	0	0	0.804531617	0.125345172	0.084333764
0.0045	0	0	0	0.990042572	0.139047436	0.093552815
0.005	0	0	0	1.188597442	0.152361058	0.102505594
0.0055	0	0	0	1.398772771	0.165290763	0.111199779
0.006	0	0	0	1.619242118	0.177849132	0.119642796
0.0065	0	0	0	1.848769531	0.190047685	0.127841842
0.007	0	0	0	2.086217998	0.20189587	0.135803925
0.0075	0	0	0	2.330530811	0.213408501	0.143535755
0.008	0	0	0	2.581410198	0.224904719	0.151037661
0.0085	0	0	0	2.838241303	0.23664111	0.158304838
0.009	0	0	0	3.099003083	0.248328989	0.165338259
0.0095	0	0	0	3.362705776	0.259897737	0.172140304
0.01	0	0	0	3.627699893	0.271262964	0.178715045
0.0105	0	0	0	3.893227077	0.282391432	0.185067216
0.011	0	0	0	4.15853805	0.293279533	0.191201625
0.0115	0	0	0	4.422821295	0.303881844	0.197123988
0.012	0	0	0	4.685548827	0.314243258	0.202839123
0.0125	0	0	0	4.946828299	0.324554841	0.208348026
0.013	0	0	0	5.205556887	0.334687437	0.213654278
0.0135	0	0	0	5.460945838	0.344602906	0.218762219
0.014	0	0	0	5.712284287	0.354367978	0.22367486
0.0145	0	0	0	5.95897239	0.363859565	0.228397669
0.015	0	0	0	6.200810112	0.373071613	0.232936236
0.0155	2.08E-06	0.004167455	8.334910887	6.455062324	0.381822797	0.23729978
0.016	8.87E-06	0.013579408	18.82390588	6.68191025	0.390215597	0.241495468
0.0165	2.27E-05	0.027610768	28.06271885	6.964993239	0.397621389	0.245543041
0.017	4.64E-05	0.047356867	39.49219903	7.201221261	0.404634243	0.249450356
0.0175	8.22E-05	0.071747402	48.78106852	7.50214326	0.410373193	0.253242892
0.018	1.33E-04	0.10201332	60.53183597	7.840951811	0.415247444	0.256937943
0.0185	2.03E-04	0.138801901	73.57716354	8.198211992	0.418576167	0.26056642
0.019	2.94E-04	0.182329517	87.05523047	8.676278378	0.420356438	0.264159291
0.0195	4.11E-04	0.234909973	105.1609133	9.254866768	0.420103264	0.267757226
0.02	5.60E-04	0.298392404	126.9648625	9.95100178	0.417529764	0.27140663
0.0205	7.48E-04	0.374930222	153.0756358	10.8452753	0.41197844	0.275167062
0.021	9.82E-04	0.468290892	186.7213385	12.2638205	0.400923928	0.279148583
0.0215	0.001276531	0.588931005	241.2802271	14.64320889	0.38278624	0.283492858
0.022	0.001654642	0.756222298	334.5825859	19.68968454	0.350612088	0.288480617
0.0225	0.002047481	0.785677885	58.91117368	30.74469569	0.304250621	0.294395604
0.023	0.0024	0.705038682	0	56.88860011	0.254918225	0.30129724
0.0235	0.0024	0	0	58.03855447	0.272340634	0.307850427
0.024	0.0024	0	0	59.01755647	0.289954579	0.314051335
0.0245	0.0024	0	0	59.8921857	0.307308296	0.319905169
0.025	0.0024	0	0	60.68738453	0.324244176	0.325420286
0.0255	0.0024	0	0	61.39997841	0.34047315	0.330610823
0.026	0.0024	0	0	62.03782671	0.355938525	0.335492052
0.0265	0.0024	0	0	62.62607804	0.370822694	0.340075599
0.027	0.0024	0	0	63.16353817	0.385424937	0.3443671
0.0275	0.0024	0	0	63.6330337	0.399408865	0.348378923
0.028	0.0024	0	0	64.0476035	0.41268069	0.352125309
0.0285	0.0024	0	0	64.42103731	0.425195284	0.355621403
0.029	0.0024	0	0	64.75753356	0.436974857	0.358881906
0.0295	0.0024	0	0	65.06275237	0.448039323	0.361921119
0.03	0.0024	0	0	65.34144449	0.458419183	0.364752736
0.0305	0.0024	0	0	65.59742764	0.468142367	0.367389888
0.031	0.0024	0	0	65.83052992	0.477253205	0.369844824
0.0315	0.0024	0	0	66.04290804	0.485793393	0.372128956
0.032	0.0024	0	0	66.23900014	0.493790628	0.374253144
0.0325	0.0024	0	0	66.42007988	0.501284855	0.376227447
0.033	0.0024	0	0	66.58646062	0.508272776	0.378061991
0.0335	0.0024	0	0	66.7391666	0.514780893	0.379766373
0.034	0.0024	0	0	66.87997546	0.520841337	0.381349547
0.0345	0.0024	0	0	67.00919384	0.526490693	0.382819733
0.035	0.0024	0	0	67.12835315	0.531757892	0.384184575
0.0355	0.0024	0	0	67.23829395	0.536691706	0.385450741
0.036	0.0024	0	0	67.3396363	0.541290553	0.38662493
0.0365	0.0024	0	0	67.43261834	0.545570278	0.387713524
0.037	0.0024	0	0	67.51860343	0.549545679	0.388722611
0.0375	0.0024	0	0	67.59788474	0.553237681	0.389657857
0.038	0.0024	0	0	67.67090919	0.55666402	0.390524577
0.0385	0.0024	0	0	67.7382116	0.559842878	0.391327719
0.039	0.0024	0	0	67.80044885	0.562791226	0.392071895
0.0395	0.0024	0	0	67.85782324	0.565525567	0.392761383
0.04	0.0024	0	0	67.91082992	0.568061344	0.393400156
0.0405	0.0024	0	0	67.95979318	0.570412438	0.393991908
0.041	0.0024	0	0	68.00482865	0.572592018	0.394540067
0.0415	0.0024	0	0	68.04616654	0.574612882	0.39504781
0.042	0.0024	0	0	68.08440913	0.576485662	0.395518096
0.0425	0.0024	0	0	68.1197978	0.578220929	0.395953678
0.043	0.0024	0	0	68.15254307	0.579828692	0.396357104
0.0435	0.0024	0	0	68.18282581	0.581318383	0.396730736
0.044	0.0024	0	0	68.21083768	0.58269841	0.397076768
0.0445	0.0024	0	0	68.2366316	0.583976945	0.397397229
0.045	0.0024	0	0	68.26050471	0.585161222	0.397694005
0.0455	0.0024	0	0	68.28259801	0.586258193	0.397968841
0.046	0.0024	0	0	68.30302357	0.587274389	0.398223353
0.0465	0.0024	0	0	68.32187121	0.588215768	0.398459038
0.047	0.0024	0	0	68.33931017	0.589087702	0.398677284
0.0475	0.0024	0	0	68.35544937	0.589895336	0.398879377
0.048	0.0024	0	0	68.37036168	0.590643424	0.399066509
0.0485	0.0024	0	0	68.38413234	0.591336442	0.39923978
0.049	0.0024	0	0	68.39686661	0.591978268	0.399400214
0.0495	0.0024	0	0	68.40865562	0.592572599	0.399548762
0.05	0.0024	0	0	68.41956947	0.593122931	0.399686304
];

subplot(2,3,1);
plot(resultflux(:,1),resultflux(:,2),'*-');hold on;
% plot(resultgmshNR(:,1),resultgmshNR(:,2),'*-');hold on;
plot(resultcomsolNR(:,1), resultcomsolNR(:,2),'*-');hold on;
plot(resultcomsolNDDR(:,1), resultcomsolNDDR(:,2),'*-');
title("displacement");

subplot(2,3,2);
plot(resultflux(:,1),resultflux(:,3),'*-');hold on;
% plot(resultgmshNR(:,1),resultgmshNR(:,3),'*-');hold on;
plot(resultcomsolNR(:,1), resultcomsolNR(:,3),'*-');hold on;
plot(resultcomsolNDDR(:,1), resultcomsolNDDR(:,3),'*-');
title("velocities");

subplot(2,3,3);
plot(resultflux(:,1),resultflux(:,4),'*-');hold on;
% plot(resultgmshNR(:,1),resultgmshNR(:,4),'*-');hold on;
plot(resultcomsolNR(:,1), resultcomsolNR(:,4),'*-');hold on;
plot(resultcomsolNDDR(:,1), resultcomsolNDDR(:,4),'*-');
title("accelerations");

subplot(2,3,4);
plot(resultflux(:,1),resultflux(:,5),'*-');hold on;
% plot(resultgmshNR(:,1),resultgmshNR(:,5),'*-');hold on;
plot(resultcomsolNR(:,1), resultcomsolNR(:,5),'*-');hold on;
plot(resultcomsolNDDR(:,1), resultcomsolNDDR(:,5),'*-');
title("magforces");

subplot(2,3,5);
plot(resultflux(:,1),resultflux(:,6),'*-');hold on;
% plot(resultgmshNR(:,1),resultgmshNR(:,6),'*-');hold on;
plot(resultcomsolNR(:,1), resultcomsolNR(:,6),'*-');hold on;
plot(resultcomsolNDDR(:,1), resultcomsolNDDR(:,6),'*-');
title("ICoil");

subplot(2,3,6);
plot(resultflux(:,1),resultflux(:,7),'*-');hold on;
% plot(resultgmshNR(:,1),resultgmshNR(:,7),'*-');hold on;
plot(resultcomsolNR(:,1), resultcomsolNR(:,7),'*-');hold on;
plot(resultcomsolNDDR(:,1), resultcomsolNDDR(:,7),'*-');
title("PhiCoil");

